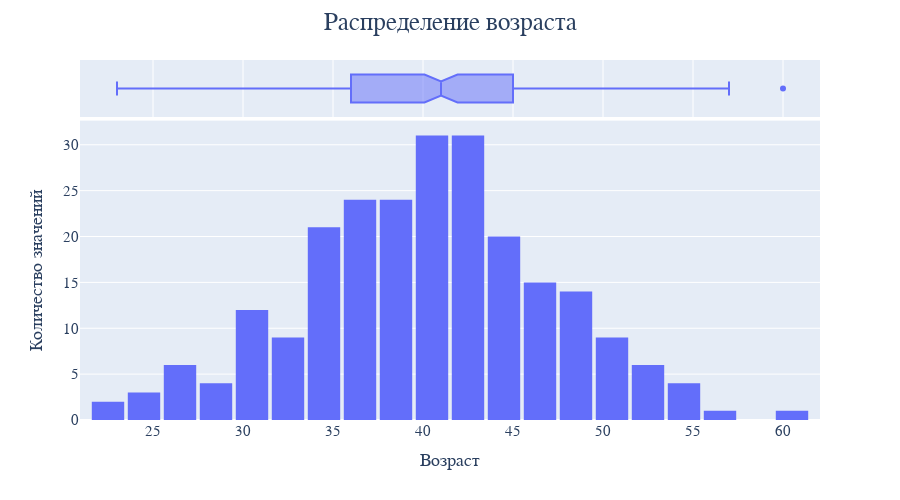

The code cell stored with this chart in its notebook:
### Markdown cell above
### `Возраст`

### Code cell
fig = px.histogram(df, x='Возраст', marginal='box')

fig.update_layout(
    title='Распределение возраста',
    yaxis_title='Количество значений',
    xaxis_title='Возраст'
)
fig.show()

### Figure 1 — Plotly figure (JSON) as saved in the notebook; plotly's stock layout.template omitted (floating-point values rounded to 4 significant figures; data arrays with more than 128 entries replaced by an {"elided": "..."} marker saying what was removed)
{"data": [{"alignmentgroup": "True", "bingroup": "x", "hovertemplate": "Возраст=%{x}<br>count=%{y}<extra></extra>", "legendgroup": "", "marker": {"color": "#636efa", "pattern": {"shape": ""}}, "name": "", "offsetgroup": "", "orientation": "v", "showlegend": false, "type": "histogram", "x": {"elided": "237 int values"}, "xaxis": "x", "yaxis": "y"}, {"alignmentgroup": "True", "hovertemplate": "Возраст=%{x}<extra></extra>", "legendgroup": "", "marker": {"color": "#636efa"}, "name": "", "notched": true, "offsetgroup": "", "showlegend": false, "type": "box", "x": {"elided": "237 int values"}, "xaxis": "x2", "yaxis": "y2"}], "layout": {"barmode": "relative", "height": 500, "legend": {"tracegroupgap": 0}, "margin": {"t": 60}, "title": {"text": "Распределение возраста"}, "width": 900, "xaxis": {"anchor": "y", "autorange": true, "domain": [0, 1], "range": [20.94, 62.06], "title": {"text": "Возраст"}, "type": "linear"}, "xaxis2": {"anchor": "y2", "autorange": true, "domain": [0, 1], "matches": "x", "range": [20.94, 62.06], "showgrid": true, "showticklabels": false, "type": "linear"}, "yaxis": {"anchor": "x", "autorange": true, "domain": [0, 0.8316], "range": [0, 32.63], "title": {"text": "Количество значений"}}, "yaxis2": {"anchor": "x2", "autorange": true, "domain": [0.8416, 1], "matches": "y2", "range": [-0.5, 0.5], "showgrid": false, "showline": false, "showticklabels": false, "ticks": "", "type": "category"}}}
